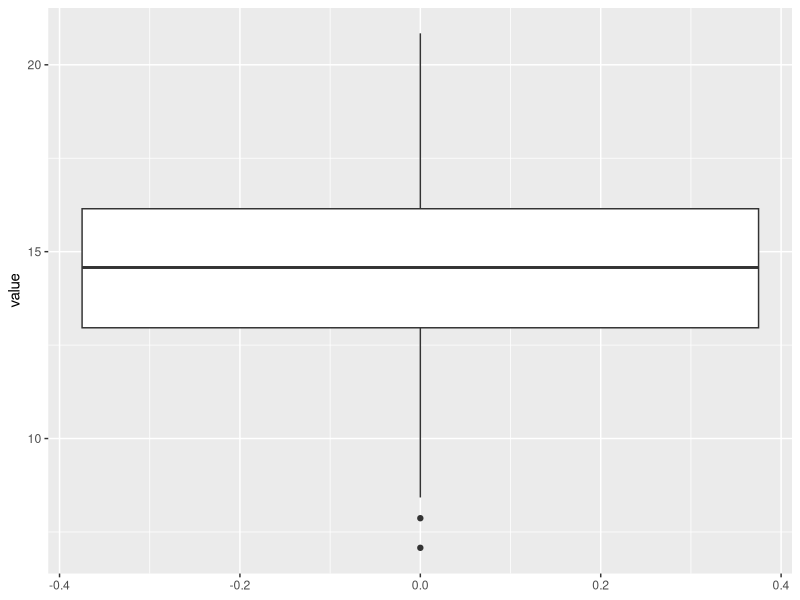
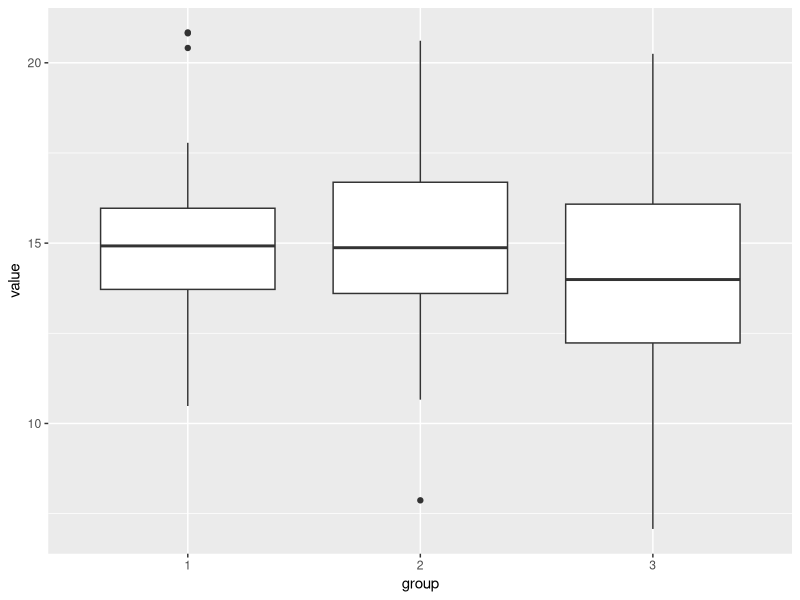
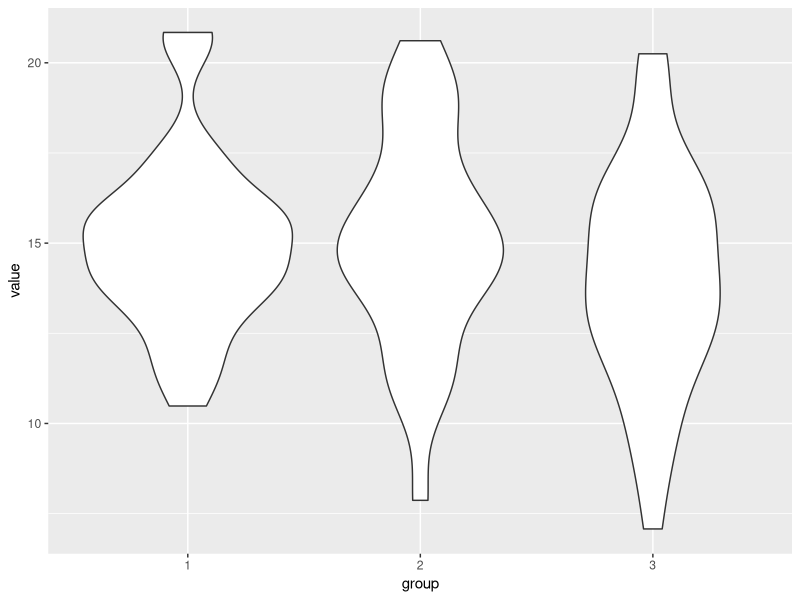
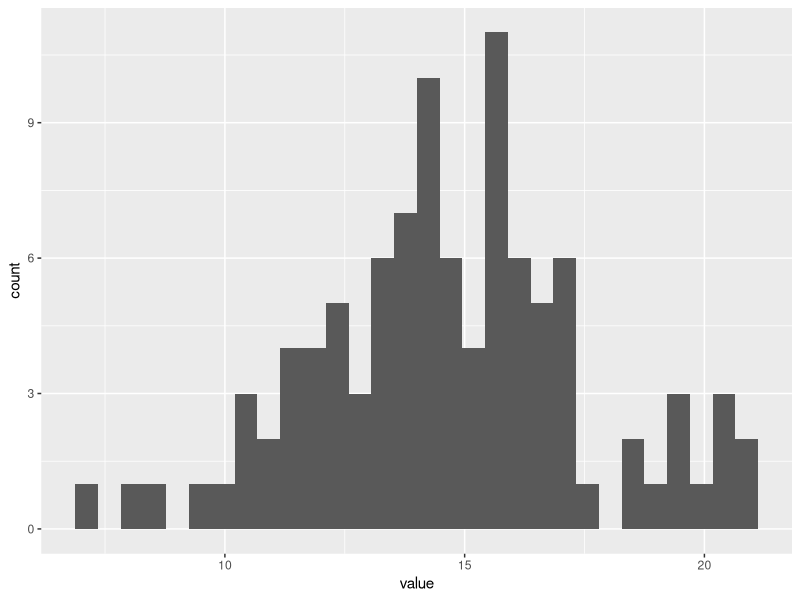
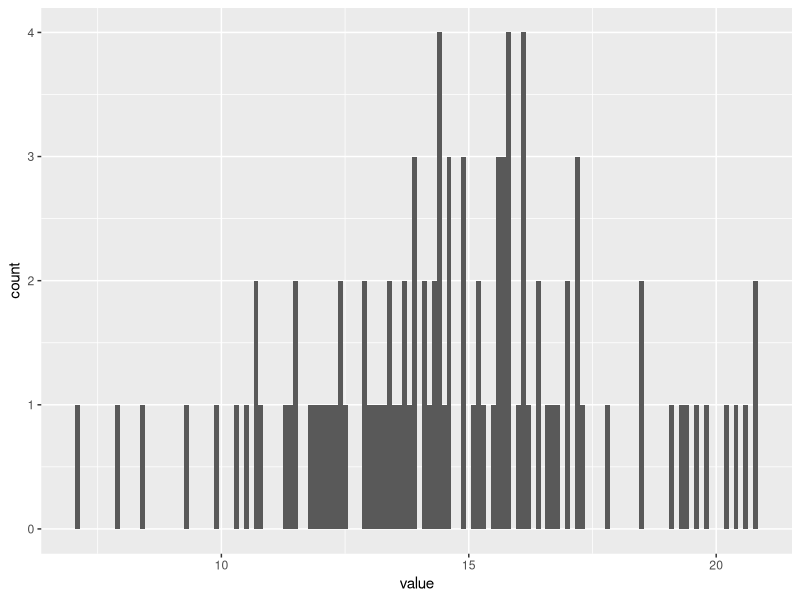
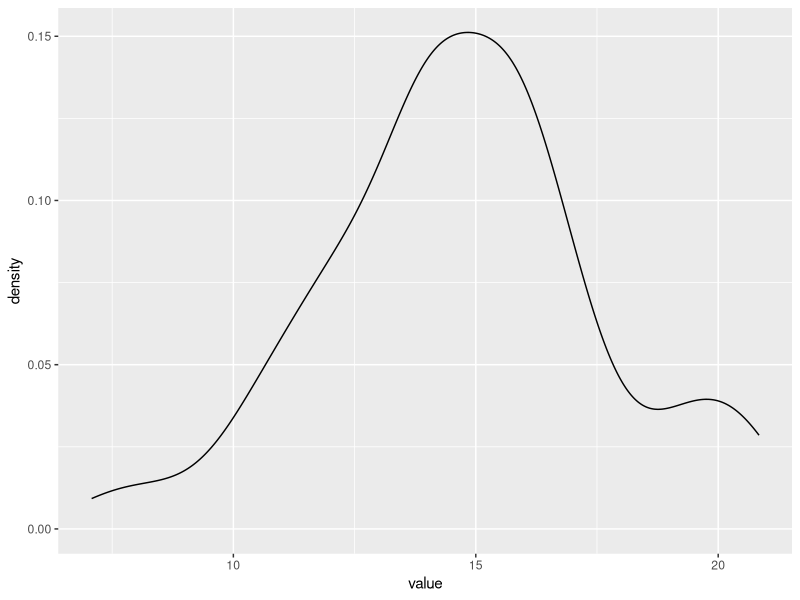

Generate these figures, in order, with R:
## ---- chunk 1
#| include: false

data <- data.frame(value=rnorm(100, mean=15, sd=3))
data$group <- as.factor(sample(1:3, size=100, replace=TRUE))
## ---- chunk 2
#| label: basic-boxplot
#| fig-cap: "Basic Boxplot"

library(ggplot2)
ggplot(data, aes(y=value))+
  geom_boxplot()
## ---- chunk 3
#| label: group-boxplot
#| fig-cap: "Boxplot by Group"

ggplot(data, aes(y=value, x=group))+
  geom_boxplot()
## ---- chunk 4
#| label: violin
#| fig-cap: "Violin Plot by Group"
ggplot(data, aes(x=group, y=value))+
  geom_violin()
## ---- chunk 5
#| label: basic-histogram
#| fig-cap: "Basic Histogram"
#| message: false

ggplot(data, aes(x=value))+
  geom_histogram()
## ---- chunk 6
#| label: bin-histogram
#| fig-cap: "Histogram with designated Bins"

ggplot(data, aes(x=value))+
  geom_histogram(binwidth=.1)
## ---- chunk 7
#| label: density

ggplot(data, aes(x=value))+
  geom_density()
